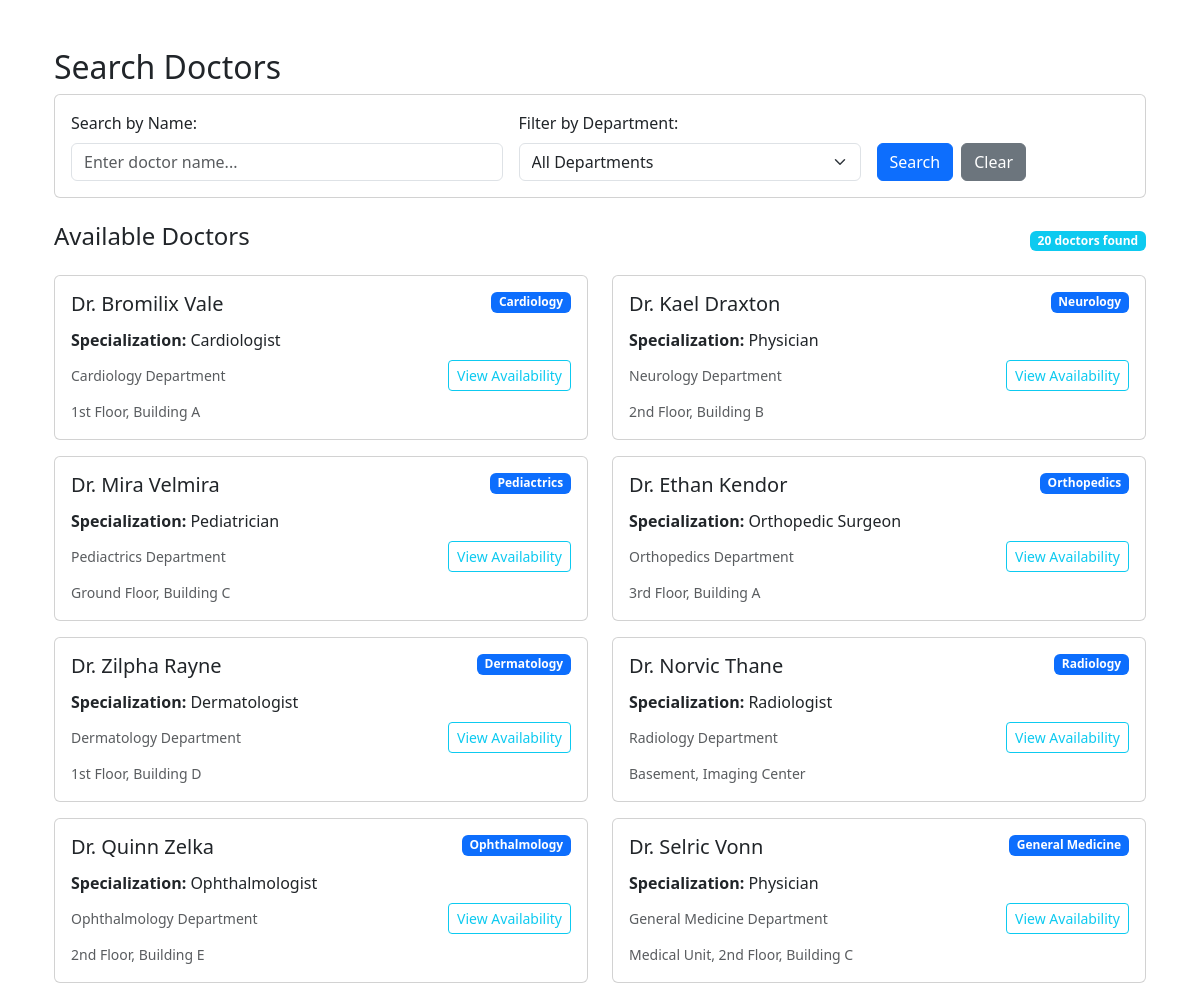
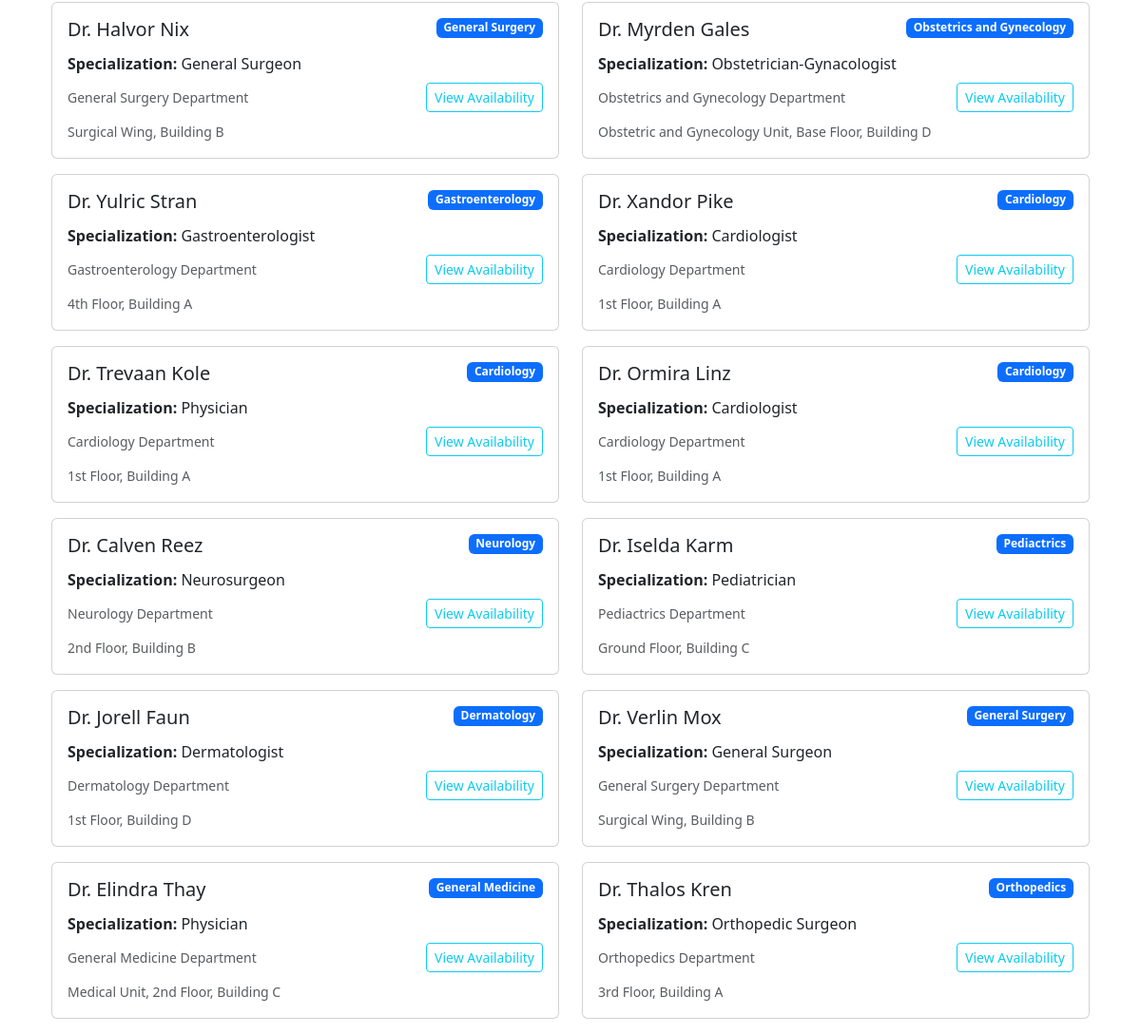
/appointment/search/ (signed in), run on the app's committed database (2 pictures, top to bottom).
### doctor/models.py (models this page shows, shortened)
class Doctor(models.Model):
    STATUS_CHOICES = [
        ('active', 'Active'),
        ('inactive', 'Inactive')
    ]
    user = models.OneToOneField(User, on_delete=models.CASCADE, null=True, blank=True)
    department = models.ForeignKey(Department, on_delete=models.CASCADE, related_name="doctors")
    fname = models.CharField(max_length=64)
    lname = models.CharField(max_length=64)
    license = models.CharField(max_length=20, unique=True)
    specialisation = models.CharField(max_length=64)
    email = models.EmailField(max_length=64, unique=True)
    phone = models.CharField(max_length=20)
    address = models.TextField(max_length=500)
    password = models.CharField(max_length=128, default='@User123')
    status = models.CharField(max_length=10, choices=STATUS_CHOICES, default="active")
    created_at = models.DateTimeField(auto_now_add=True)
    updated_at = models.DateTimeField(auto_now=True)
    class Meta:
        verbose_name = 'Doctor'
        verbose_name_plural = 'Doctors'

class Department(models.Model):
    STATUS_CHOICE = [
        ('active', 'Active'),
        ('inactive', 'Inactive')
    ]
    dep_name = models.CharField(max_length=100, unique=True)
    dep_email = models.EmailField(max_length=100)
    dep_phone = models.CharField(max_length=20)
    dep_location = models.TextField(max_length=500)
    description = models.TextField(max_length=500, blank=True)
    status = models.CharField(max_length=10, choices=STATUS_CHOICE, default='active')
    created_at = models.DateTimeField(auto_now_add=True)
    updated_at = models.DateTimeField(auto_now=True)
    class Meta:
        verbose_name = 'Department'
        verbose_name_plural = 'Departments'

### appointment/views.py (the view)
# urls.py: path('search/', views.search_doctors, name='search_doctors'),
@patient_login_required
def search_doctors(request):
    query = request.GET.get('q')  # Name search
    department = request.GET.get('department')  # Department search
    doctors = Doctor.objects.filter(status='active').select_related('department')
    if query:
        doctors = doctors.filter(fname__icontains=query)
    if department:
        doctors = doctors.filter(department__dep_name__icontains=department)
    all_departments = Department.objects.filter(status='active').values_list('dep_name', flat=True).distinct().order_by('dep_name')
    return render(request, 'appointment/search_doctors.html', {
        'doctors': doctors,
        'all_departments': all_departments,
        'selected_department': department,
        'search_query': query
    })

### appointment/templates/appointment/search_doctors.html (shortened to what this page needs)
{% extends 'appointment/base.html' %}
{% block content %}
<div class="container mt-5">
    <h2>Search Doctors</h2>
    <div class="card mb-4">
        <div class="card-body">
            <form method="GET" class="row g-3">
                <div class="col-md-5">
                    <label for="q" class="form-label">Search by Name:</label>
                    <input type="text"
                           id="q"
                           name="q"
                           placeholder="Enter doctor name..."
                           class="form-control"
                           value="{{ search_query|default:'' }}">
                </div>
                <div class="col-md-4">
                    <label for="department" class="form-label">Filter by Department:</label>
                    <select id="department" name="department" class="form-select">
                        <option value="">All Departments</option>
                    </select>
                </div>
                <div class="col-md-3 d-flex align-items-end">
                    <button type="submit" class="btn btn-primary me-2">Search</button>
                    <a href="{% url 'appointment:search_doctors' %}" class="btn btn-secondary">Clear</a>
                </div>
            </form>
        </div>
    </div>
    {% if doctors %}
        <div class="d-flex justify-content-between align-items-center mb-3">
            <h4>Available Doctors</h4>
            <span class="badge bg-info">{{ doctors.count }} doctor{{ doctors.count|pluralize }} found</span>
        </div>
        <div class="row">
            {% for doctor in doctors %}
                <div class="col-lg-6 mb-3">
                    <div class="card h-100">
                        <div class="card-body">
                            <div class="d-flex justify-content-between align-items-start mb-2">
                                <h5 class="card-title mb-1">Dr. {{ doctor.fname }} {{ doctor.lname|default:'' }}</h5>
                                <span class="badge bg-primary">{{ doctor.department.dep_name }}</span>
                            </div>
                            <p class="card-text mb-2">
                                <strong>Specialization:</strong> {{ doctor.specialisation|default:'General Practice' }}<br>
                            </p>
                            <div class="d-flex justify-content-between align-items-center">
                                <small class="text-muted">{{ doctor.department.dep_name }} Department</small>
                                <a href="{% url 'appointment:patient_view_availability' doctor.id %}"
                                   class="btn btn-outline-info btn-sm">
                                    View Availability
                                </a>
                            </div>
                            {% if doctor.department.dep_location %}
                                <div class="mt-2">
                                    <small class="text-muted">
                                         {{ doctor.department.dep_location }}
                                    </small>
                                </div>
                            {% endif %}
                        </div>
                    </div>
                </div>
            {% endfor %}
        </div>
    {% endif %}
</div>
{% endblock %}

### data on the page
Doctor: fname "Bromilix", lname "Vale", department.dep_name "Cardiology", specialisation "Cardiologist", department.dep_location "1st Floor, Building A"
Doctor: fname "Kael", lname "Draxton", department.dep_name "Neurology", specialisation "Physician", department.dep_location "2nd Floor, Building B"
Doctor: fname "Mira", lname "Velmira", department.dep_name "Pediactrics", specialisation "Pediatrician", department.dep_location "Ground Floor, Building C"
Doctor: fname "Ethan", lname "Kendor", department.dep_name "Orthopedics", specialisation "Orthopedic Surgeon", department.dep_location "3rd Floor, Building A"
Doctor: fname "Zilpha", lname "Rayne", department.dep_name "Dermatology", specialisation "Dermatologist", department.dep_location "1st Floor, Building D"
Doctor: fname "Norvic", lname "Thane", department.dep_name "Radiology", specialisation "Radiologist", department.dep_location "Basement, Imaging Center"
Doctor: fname "Quinn", lname "Zelka", department.dep_name "Ophthalmology", specialisation "Ophthalmologist", department.dep_location "2nd Floor, Building E"
Doctor: fname "Selric", lname "Vonn", department.dep_name "General Medicine", specialisation "Physician", department.dep_location "Medical Unit, 2nd Floor, Building C"
Doctor: fname "Halvor", lname "Nix", department.dep_name "General Surgery", specialisation "General Surgeon", department.dep_location "Surgical Wing, Building B"
Doctor: fname "Myrden", lname "Gales", department.dep_name "Obstetrics and Gynecology", specialisation "Obstetrician-Gynacologist", department.dep_location "Obstetric and Gynecology Unit, Base Floor, Building D"
Doctor: fname "Yulric", lname "Stran", department.dep_name "Gastroenterology", specialisation "Gastroenterologist", department.dep_location "4th Floor, Building A"
Doctor: fname "Xandor", lname "Pike", department.dep_name "Cardiology", specialisation "Cardiologist", department.dep_location "1st Floor, Building A"
Doctor: fname "Trevaan", lname "Kole", department.dep_name "Cardiology", specialisation "Physician", department.dep_location "1st Floor, Building A"
Doctor: fname "Ormira", lname "Linz", department.dep_name "Cardiology", specialisation "Cardiologist", department.dep_location "1st Floor, Building A"
Doctor: fname "Calven", lname "Reez", department.dep_name "Neurology", specialisation "Neurosurgeon", department.dep_location "2nd Floor, Building B"
Doctor: fname "Iselda", lname "Karm", department.dep_name "Pediactrics", specialisation "Pediatrician", department.dep_location "Ground Floor, Building C"
Doctor: fname "Jorell", lname "Faun", department.dep_name "Dermatology", specialisation "Dermatologist", department.dep_location "1st Floor, Building D"
Doctor: fname "Verlin", lname "Mox", department.dep_name "General Surgery", specialisation "General Surgeon", department.dep_location "Surgical Wing, Building B"
Doctor: fname "Elindra", lname "Thay", department.dep_name "General Medicine", specialisation "Physician", department.dep_location "Medical Unit, 2nd Floor, Building C"
Doctor: fname "Thalos", lname "Kren", department.dep_name "Orthopedics", specialisation "Orthopedic Surgeon", department.dep_location "3rd Floor, Building A"

### other printed values
{{ doctors.count }} "20"
